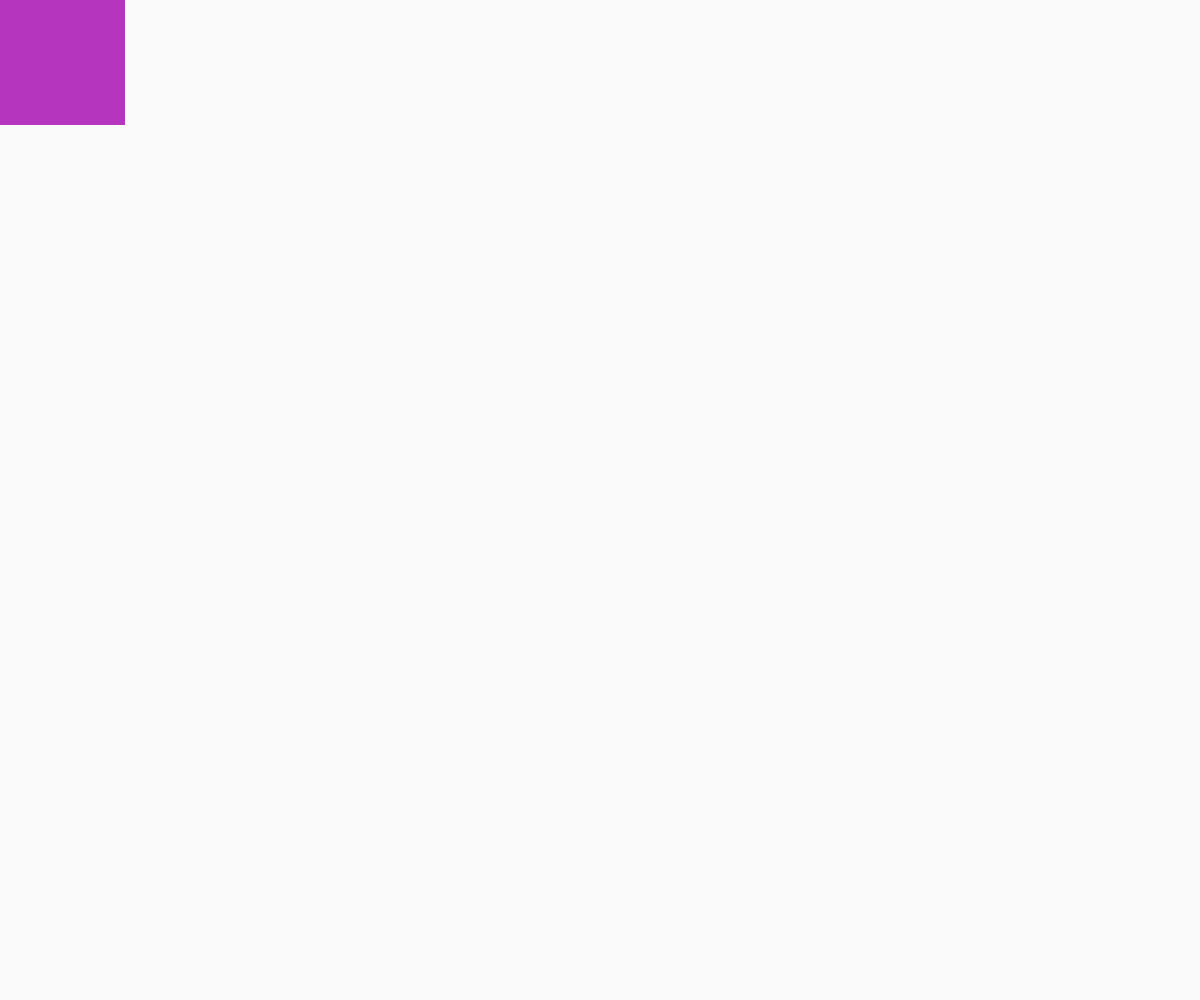
Frame 1 (no input)
Frame 60 (no input): identical to frame 1, image omitted
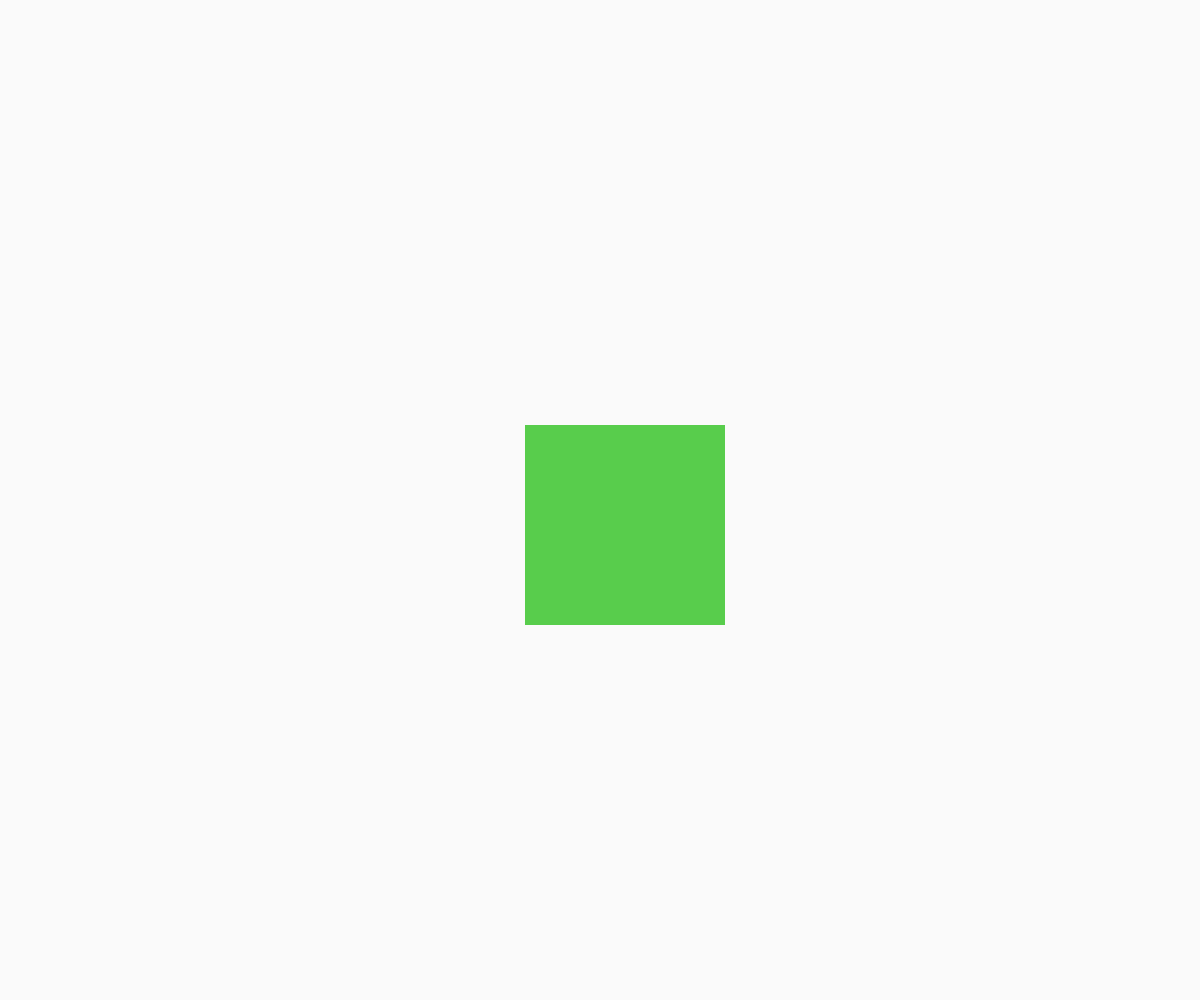
Frame 120 (the mouse pressed at the canvas centre since frame 60)

The p5.js sketch that drew these frames (run headless with seeded random() and noise() and a simulated clock; from frame 60 on, the mouse is pressed at the canvas centre):

// p5.js sketch
// ── sketch.js
let r, g, b;

function setup() {
  createCanvas(windowWidth,windowHeight);
  r = random(255);
  g = random(255);
  b = random(255);
}

function draw() {
  background(250);




  strokeWeight(150);
  stroke(r, g, b);
  rectMode(CORNER);
  fill(r,g,b);
  rect(mouseX,mouseY,50,50);
}

function mousePressed() {
  let d = dist (windowWidth,windowHeight,windowWidth,windowHeight);
  if (d < 100) {

    r = random(255);
    g = random(255);
    b = random(255);
}























}
